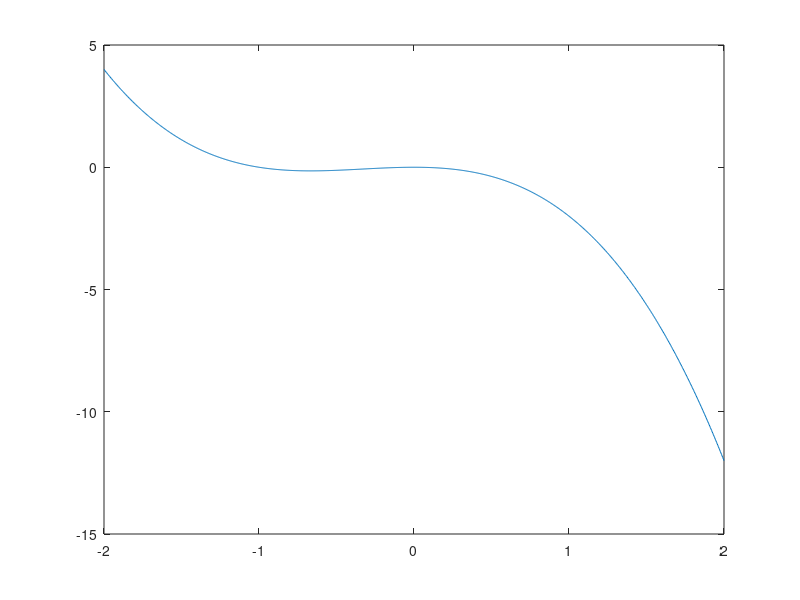

Source code (MATLAB): (Note: this script raises an error after producing the figure.)

%% 6
f = @(x) -x.^2 - x.^3;
x = linspace(-2, 2, 1000);
y = f(x);
plot(x, y);
hold on;
plot(x(islocalmin(y)), y(islocalmin(y)), 'bo', 'MarkerSize',8, 'MarkerFaceColor', 'b');
[maxy, ind] = max(y);
maxx = x(ind);
plot(maxx, maxy,'ro','MarkerSize',8, 'MarkerFaceColor', 'r');
[miny, ind] = min(abs(x(islocalmin(y)) - maxx));
mx = x(islocalmin(y));
minx = mx(ind);
space = linspace(maxx, minx, 500);
comet(space, f(space));
hold off;